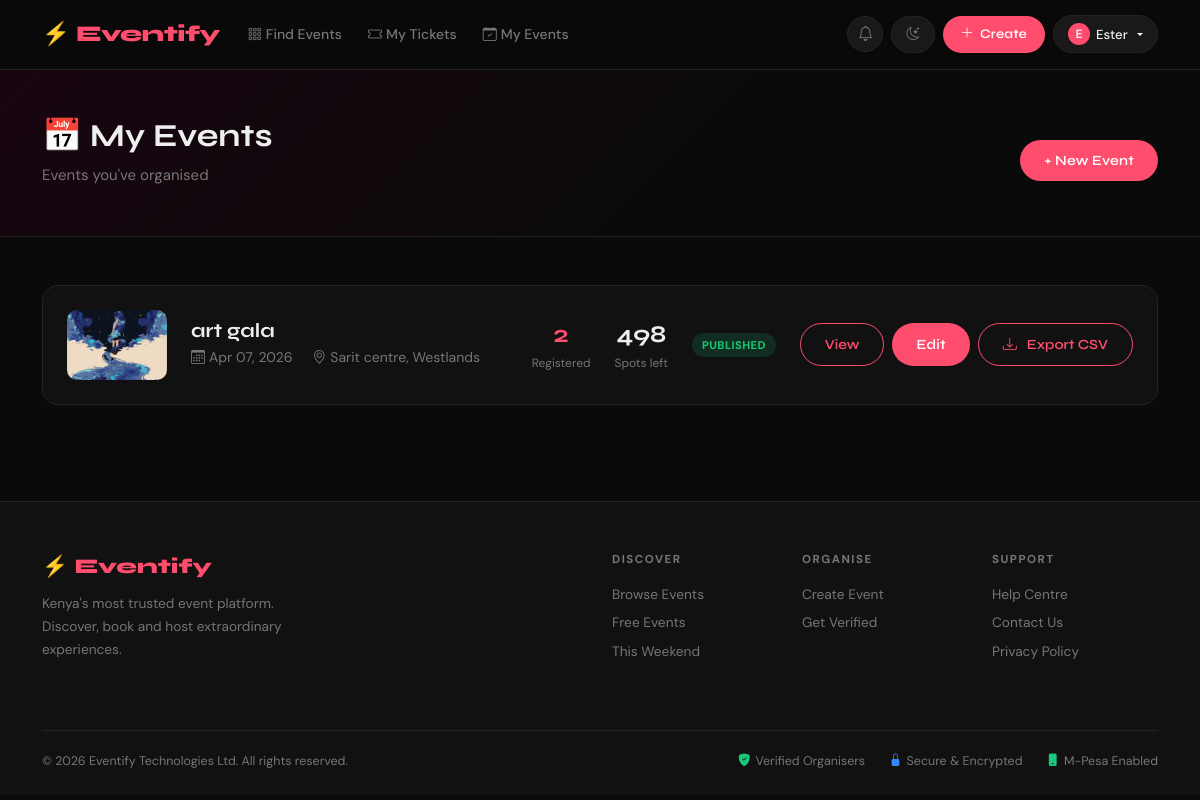
The page /my-events/ (signed in) on the database its author committed.
### events/models.py (models this page shows, shortened)
class Event(models.Model):
    title        = models.CharField(max_length=200)
    description  = models.TextField()
    category     = models.ForeignKey(Category, on_delete=models.SET_NULL, null=True, blank=True)
    date         = models.DateTimeField()
    location     = models.CharField(max_length=300)
    image        = models.ImageField(upload_to='events/', blank=True, null=True)
    price        = models.DecimalField(max_digits=8, decimal_places=2, default=0.00)
    capacity     = models.PositiveIntegerField(default=100)
    organizer    = models.ForeignKey(User, on_delete=models.CASCADE, related_name='my_events')
    created_at   = models.DateTimeField(auto_now_add=True)
    updated_at   = models.DateTimeField(auto_now=True)
    is_published = models.BooleanField(default=True)
    slug = models.SlugField(max_length=250, unique=True, blank=True)
    def spots_taken(self):
        return self.registrations.count()
    def spots_left(self):
        return max(0, self.capacity - self.spots_taken())
    class Meta:
        ordering = ['date']

### events/views.py (the view)
# urls.py: path('my-events/',                   views.my_events,          name='my_events'),
@login_required
def my_events(request):
    events = Event.objects.filter(organizer=request.user).order_by('-created_at')
    return render(request, 'events/my_events.html', {'events': events})

### events/templates/events/my_events.html (shortened to what this page needs)
{% extends "base.html" %}
{% block content %}
<div class="page-hero">
  <div class="container d-flex justify-content-between align-items-center">
    <div>
      <h1 style="font-size:2rem;">📅 My Events</h1>
      <p style="color:var(--muted);">Events you've organised</p>
    </div>
    <a href="{% url 'event_create' %}" class="btn btn-brand">+ New Event</a>
  </div>
</div>
<div class="container mt-5 mb-5">
  {% if events %}
    <div class="row g-4">
      {% for event in events %}
        <div class="col-12">
          <div style="
            background:var(--card-bg); border:1px solid var(--border);
            border-radius:var(--radius); padding:1.5rem;
            display:flex; gap:1.5rem; align-items:center; flex-wrap:wrap;
          ">
            {% if event.image %}
              <img src="{{ event.image.url }}" style="width:100px; height:70px; object-fit:cover; border-radius:10px; flex-shrink:0;">
            {% else %}
              <div style="width:100px;height:70px;border-radius:10px;background:var(--surface);display:flex;align-items:center;justify-content:center;color:var(--muted);font-size:1.5rem;flex-shrink:0;">
                <i class="bi bi-calendar-event"></i>
              </div>
            {% endif %}
            <div style="flex:1; min-width:200px;">
              <h5 style="font-family:'Syne',sans-serif; margin-bottom:.25rem;">{{ event.title }}</h5>
              <div style="color:var(--muted); font-size:.875rem;">
                <span class="me-3"><i class="bi bi-calendar3 me-1"></i>{{ event.date|date:"M d, Y" }}</span>
                <span><i class="bi bi-geo-alt me-1"></i>{{ event.location }}</span>
              </div>
            </div>
            <div style="text-align:center;">
              <div style="font-family:'Syne',sans-serif; font-size:1.5rem; font-weight:700; color:var(--brand);">
                {{ event.registrations.count }}
              </div>
              <div style="color:var(--muted); font-size:.75rem;">Registered</div>
            </div>
            <div style="text-align:center;">
              <div style="font-family:'Syne',sans-serif; font-size:1.5rem; font-weight:700;">
                {{ event.spots_left }}
              </div>
              <div style="color:var(--muted); font-size:.75rem;">Spots left</div>
            </div>
            <div>
              {% if event.is_published %}
                <span class="tag" style="background:rgba(25,200,120,.15); color:#19C878;">Published</span>
              {% else %}
                <span class="tag" style="background:rgba(255,190,11,.15); color:#FFBE0B;">Draft</span>
              {% endif %}
            </div>
            <div class="d-flex gap-2">
              <a href="{% url 'event_detail' event.pk %}" class="btn btn-outline-brand btn-sm">View</a>
              <a href="{% url 'event_edit'   event.pk %}" class="btn btn-brand btn-sm">Edit</a>
                <a href="{% url 'export_attendees' event.pk %}" class="btn btn-outline-brand btn-sm">
                  <i class="bi bi-download me-1"></i>Export CSV
                </a>
            </div>
          </div>
        </div>
      {% endfor %}
    </div>
  {% endif %}
</div>
{% endblock %}

### templates/base.html (shortened to what this page needs)
<!DOCTYPE html>
<html lang="en" data-theme="dark">
<head>
  <link href="https://cdn.jsdelivr.net/npm/bootstrap@5.3.2/dist/css/bootstrap.min.css" rel="stylesheet">
  <link href="https://cdn.jsdelivr.net/npm/bootstrap-icons@1.11.3/font/bootstrap-icons.min.css" rel="stylesheet">
</head>
<body>
<nav class="navbar navbar-expand-lg">
  <div class="container">
    <a class="navbar-brand" href="{% url 'home' %}">⚡ Eventify</a>
    <div class="collapse navbar-collapse" id="nav">
      <ul class="navbar-nav me-auto mt-2 mt-lg-0" style="gap:2px;">
        <li class="nav-item"><a class="nav-link" href="{% url 'event_list' %}"><i class="bi bi-grid-3x3-gap me-1"></i>Find Events</a></li>
        {% if user.is_authenticated %}
          <li class="nav-item"><a class="nav-link" href="{% url 'my_tickets' %}"><i class="bi bi-ticket me-1"></i>My Tickets</a></li>
          <li class="nav-item"><a class="nav-link" href="{% url 'my_events' %}"><i class="bi bi-calendar-check me-1"></i>My Events</a></li>
        {% else %}
          <li class="nav-item"><a class="nav-link" href="{% url 'apply_for_verification' %}"><i class="bi bi-shield-check me-1"></i>Become an Organiser</a></li>
        {% endif %}
      </ul>
      <div class="d-flex align-items-center gap-2 mt-2 mt-lg-0">
        {% if user.is_authenticated %}
          <a href="{% url 'notification_list' %}"
             style="position:relative;display:flex;align-items:center;justify-content:center;
                    width:36px;height:36px;border-radius:50%;background:var(--surface);
                    border:1px solid var(--border);color:var(--muted);font-size:.95rem;
                    transition:all .2s;"
             onmouseover="this.style.borderColor='var(--brand)';this.style.color='var(--brand)'"
             onmouseout="this.style.borderColor='var(--border)';this.style.color='var(--muted)'"
             title="Notifications"
             id="bellLink">
            <i class="bi bi-bell"></i>
          </a>
        {% endif %}
        <button class="theme-btn" onclick="toggleTheme()"><i class="bi bi-moon-stars" id="themeIcon"></i></button>
        {% if user.is_authenticated %}
          <a href="{% url 'event_create' %}" class="btn-brand" style="padding:8px 18px;font-size:.82rem;"><i class="bi bi-plus-lg"></i>Create</a>
          <div class="dropdown">
            <button class="btn-ghost dropdown-toggle" style="padding:7px 14px;font-size:.82rem;" data-bs-toggle="dropdown">
              <div style="width:22px;height:22px;border-radius:50%;background:var(--brand);display:inline-flex;align-items:center;justify-content:center;font-weight:700;font-size:.75rem;flex-shrink:0;">{{ user.username|first|upper }}</div>
              <span class="d-none d-sm-inline">{{ user.username }}</span>
            </button>
          </div>
        {% else %}
          <a href="{% url 'login' %}" class="btn-ghost" style="padding:7px 16px;font-size:.82rem;">Log in</a>
          <a href="{% url 'signup' %}" class="btn-brand" style="padding:8px 18px;font-size:.82rem;">Sign up free</a>
        {% endif %}
      </div>
    </div>
  </div>
</nav>
<main>{% block content %}{% endblock %}</main>
<footer>
  <div class="container">
    <div class="row g-4 mb-5">
      <div class="col-lg-4">
        <div class="footer-brand mb-2">⚡ Eventify</div>
        <p style="color:var(--muted);font-size:.855rem;max-width:260px;line-height:1.7;margin-bottom:20px;">Kenya's most trusted event platform. Discover, book and host extraordinary experiences.</p>
      </div>
      <div class="col-6 col-md-3 col-lg-2 offset-lg-2">
        <div class="footer-head">Discover</div>
        <a href="{% url 'event_list' %}" class="footer-link">Browse Events</a>
        <a href="{% url 'event_list' %}?price=free" class="footer-link">Free Events</a>
        <a href="{% url 'event_list' %}?when=week" class="footer-link">This Weekend</a>
      </div>
      <div class="col-6 col-md-3 col-lg-2">
        <div class="footer-head">Organise</div>
        <a href="{% url 'event_create' %}" class="footer-link">Create Event</a>
        <a href="{% url 'apply_for_verification' %}" class="footer-link">Get Verified</a>
      </div>
      <div class="col-6 col-md-3 col-lg-2">
        <div class="footer-head">Support</div>
        <a href="#" class="footer-link">Help Centre</a>
        <a href="#" class="footer-link">Contact Us</a>
        <a href="#" class="footer-link">Privacy Policy</a>
      </div>
    </div>
    <div style="border-top:1px solid var(--border);padding-top:20px;display:flex;justify-content:space-between;align-items:center;flex-wrap:wrap;gap:12px;">
      <span style="color:var(--muted);font-size:.78rem;">© 2026 Eventify Technologies Ltd. All rights reserved.</span>
      <div class="d-flex gap-4 flex-wrap">
        <span style="color:var(--muted);font-size:.78rem;display:flex;align-items:center;gap:5px;"><i class="bi bi-shield-fill-check" style="color:var(--success);"></i>Verified Organisers</span>
        <span style="color:var(--muted);font-size:.78rem;display:flex;align-items:center;gap:5px;"><i class="bi bi-lock-fill" style="color:var(--info);"></i>Secure &amp; Encrypted</span>
        <span style="color:var(--muted);font-size:.78rem;display:flex;align-items:center;gap:5px;"><i class="bi bi-phone-fill" style="color:#19C878;"></i>M-Pesa Enabled</span>
      </div>
    </div>
  </div>
</footer>
</body>
</html>

### templates/base.html (style rules this page uses)
:root { --brand:#FF4D6D;--brand-dark:#C9184A;--brand-glow:rgba(255,77,109,.18); --dark:#0A0A0A;--card-bg:#111111;--surface:#191919;--surface-2:#222222; --border:#242424;--border-light:#2E2E2E;--text:#EFEFEF;--muted:#767676;--muted-2:#999; --success:#19C878;--warning:#FFBE0B;--info:#3A86FF;--danger:#FF6B6B; --radius:16px;--radius-sm:10px;--radius-xs:7px; --shadow-sm:0 2px 8px rgba(0,0,0,.35);--shadow-md:0 8px 28px rgba(0,0,0,.45); --shadow-lg:0 20px 48px rgba(0,0,0,.55);--shadow-brand:0 8px 28px rgba(255,77,109,.2); }
*,*::before,*::after { box-sizing:border-box;margin:0;padding:0 }
html { scroll-behavior:smooth }
body { background:var(--dark);color:var(--text);font-family:'DM Sans',sans-serif;font-size:15px;line-height:1.65;min-height:100vh;transition:background .25s,color .25s }
h1,h2,h3,h4,h5,h6 { font-family:'Syne',sans-serif;font-weight:700;line-height:1.15 }
a { color:var(--brand);text-decoration:none }
.navbar { background:rgba(10,10,10,.94);backdrop-filter:blur(20px);border-bottom:1px solid var(--border);padding:11px 0;position:sticky;top:0;z-index:1000 }
.navbar-brand { font-family:'Syne',sans-serif;font-size:1.4rem;font-weight:800;color:var(--brand) !important;letter-spacing:-.5px }
.nav-link { color:var(--muted) !important;font-weight:500;font-size:.875rem;transition:color .2s;padding:6px 12px !important;border-radius:var(--radius-xs) }
.btn-brand { background:var(--brand);color:#fff !important;border:none;border-radius:50px;padding:10px 24px;font-weight:600;font-family:'Syne',sans-serif;font-size:.875rem;letter-spacing:.2px;transition:all .2s;display:inline-flex;align-items:center;gap:6px;cursor:pointer }
.btn-outline-brand { background:transparent;color:var(--brand) !important;border:1.5px solid var(--brand);border-radius:50px;padding:10px 24px;font-weight:600;font-family:'Syne',sans-serif;font-size:.875rem;transition:all .2s;display:inline-flex;align-items:center;gap:6px;cursor:pointer }
.btn-ghost { background:var(--surface);color:var(--text) !important;border:1px solid var(--border);border-radius:50px;padding:9px 20px;font-weight:500;font-size:.875rem;transition:all .2s;display:inline-flex;align-items:center;gap:6px;cursor:pointer }
.tag { display:inline-flex;align-items:center;gap:4px;background:rgba(255,77,109,.1);color:var(--brand);font-size:.7rem;font-weight:700;padding:3px 10px;border-radius:50px;letter-spacing:.4px;text-transform:uppercase }
.page-hero { background:linear-gradient(135deg,#180510 0%,var(--dark) 60%);border-bottom:1px solid var(--border);padding:48px 0 32px }
.theme-btn { background:var(--surface);border:1px solid var(--border);border-radius:50px;padding:7px 14px;cursor:pointer;color:var(--muted);font-size:.82rem;transition:all .2s;display:flex;align-items:center;gap:6px }
footer { background:var(--card-bg);border-top:1px solid var(--border);padding:48px 0 24px;margin-top:96px }
.footer-brand { font-family:'Syne',sans-serif;font-size:1.3rem;font-weight:800;color:var(--brand) }
.footer-link { color:var(--muted);font-size:.855rem;display:block;margin-bottom:6px;transition:color .15s }
.footer-head { font-size:.72rem;font-weight:700;letter-spacing:1.5px;text-transform:uppercase;color:var(--muted);margin-bottom:14px }

### rows shown on the page
Event: image (picture), title "art gala", date "Apr 07, 2026", location "Sarit centre, Westlands", registrations.count "2", spots_left "498", is_published "PUBLISHED"

### other values the page prints
{{ user.username|first|upper }} "E"
{{ user.username }} "Ester"
